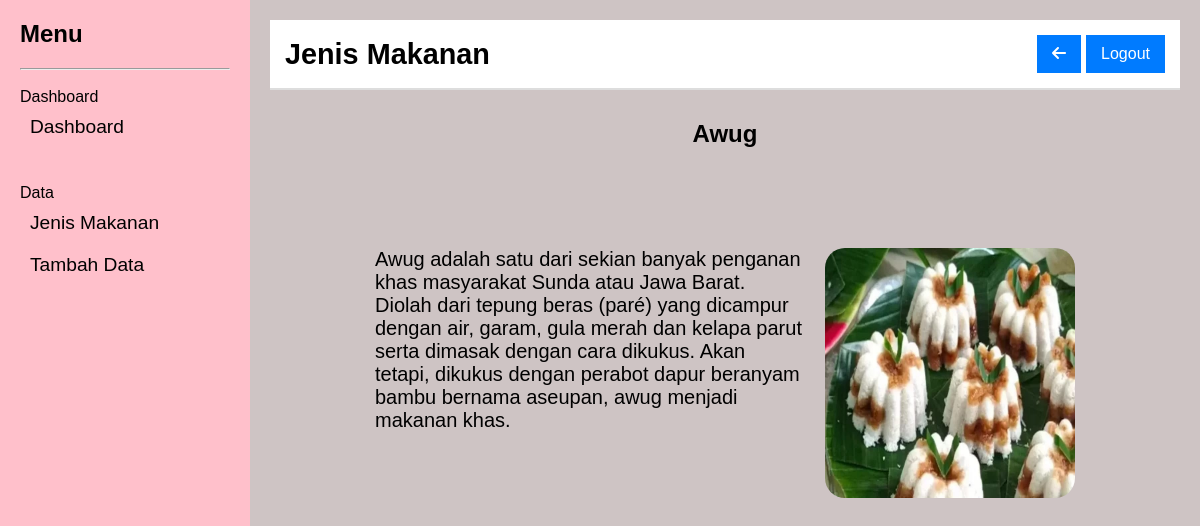
The app's page /lihat.php?id=4 with its own data.
### tables this page shows
CREATE TABLE `jenismakanan` (
  `id` int(11) NOT NULL,
  `name` varchar(25) NOT NULL,
  `image` text NOT NULL,
  `deskripsi` text NOT NULL
);

### lihat.php (the view, shortened to what this page needs)
<?php
require_once "./koneksi.php";
$id = $_GET['id'];
$mkaanan = $db->query("SELECT * FROM jenismakanan WHERE id = $id")->fetch_array();
?>
<!DOCTYPE html>
<html lang="en">
<head>
    <link rel="stylesheet" href="style.css?v=<?= time() ?>" />
    <link rel="stylesheet" href="https://cdnjs.cloudflare.com/ajax/libs/font-awesome/6.6.0/css/all.min.css" />
</head>
<body>
    <div class="container">
        <aside class="sidebar">
            <h2>Menu</h2>
            <hr>
            <br>
            Dashboard
            <ul>
                <li><a href="./">Dashboard</a></li>
            </ul>
            <br>
            <br>
            Data
            <ul>
                <li><a href="./jenismakanan.php">Jenis Makanan</a></li>
                <li><a href="./tambahdata.php">Tambah Data</a></li>
            </ul>
        </aside>
        <main class="main-content">
            <header class="header">
                <h1>Jenis Makanan</h1>
                <div class="user-info">
                    <a href="./jenismakanan.php"><button><i class="fa fa-arrow-left"></i></button></a>
                    <a href="login.php"><button>Logout</button></a>
                </div>
            </header>
            <section class="content">
                <div class="makanan-details">
                    <h1><?= $mkaanan['name'] ?></h1>
                    <div class="makanan-details-row">
                        <img src="uploads/<?= $mkaanan['image'] ?>" alt="XXXX">
                        <p class="makanan-deskripsi">
                            <?= $mkaanan['deskripsi'] ?>
                        </p>
                    </div>
                </div>
            </section>
        </main>
    </div>
</body>
</html>

### style.css (style rules this page uses)
* { margin: 0; padding: 0; box-sizing: border-box; }
body { font-family: Arial, sans-serif; background-color: rgb(206, 196, 196); }
.container { display: flex; height: 100vh; }
.sidebar { width: 250px; height: 100vh; position: fixed; background-color: pink; padding: 20px; }
.sidebar h2 { font-size: 1.5em; margin-bottom: 20px; }
.sidebar ul { list-style-type: none; }
.sidebar ul li { padding: 10px; }
.sidebar ul li a { color: black; text-decoration: none; font-size: 1.2em; }
.main-content { flex-grow: 1; padding: 20px; margin-left: 250px; }
.header { display: flex; justify-content: space-between; align-items: center; background-color: #fff; padding: 15px; border-bottom: 2px solid #ddd; }
.header h1 { font-size: 1.8em; }
.user-info { display: flex; align-items: center; gap: 5px; }
.user-info button { padding: 10px 15px; border: none; background-color: #007bff; color: #fff; font-size: 1em; cursor: pointer; }
.content { display: flex; flex-wrap: wrap; }
.makanan-details { display: flex; flex-direction: column; gap: 100px; width: 700px; margin-top: 30px; align-items: center; margin-left: auto; margin-right: auto; }
.makanan-details-row { display: flex; gap: 20px; flex-direction: row-reverse; justify-content: space-between; }
.makanan-details img { border-radius: 20px; width: 250px; height: 250px; }
.makanan-deskripsi { font-size: 20px; }

### records on screen
jenismakanan: name "Awug", image (picture), deskripsi "Awug adalah satu dari sekian banyak penganan khas masyarakat Sunda atau Jawa Barat. Diolah dari tepung beras (paré) yang dicampur dengan air, garam, gula merah dan kelapa parut serta dimasak dengan cara dikukus. Akan tetapi, dikukus dengan perabot dapur beranyam bambu bernama aseupan, awug menjadi makanan khas."
